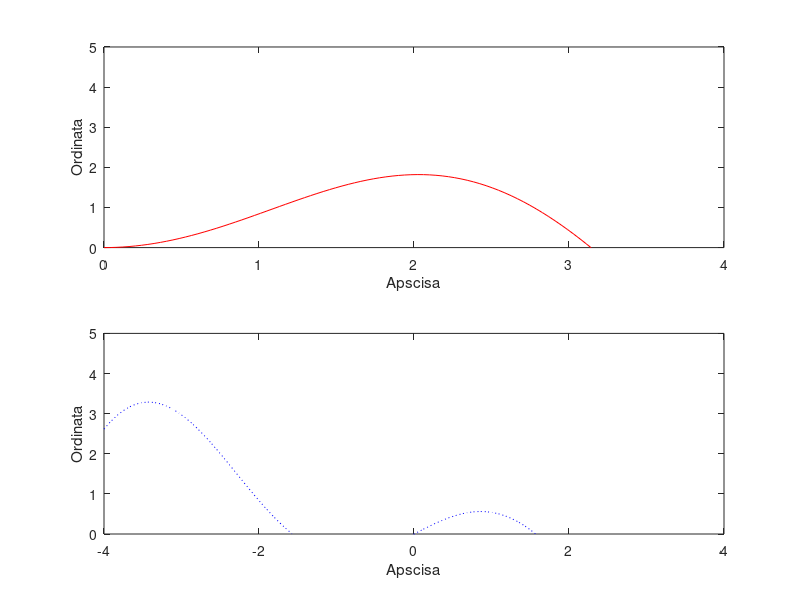

Source code (MATLAB):
% Zadatak 6.

% Nacrtajte gornje dvije funkcije f1 i f2 korištenjem funkcija plot na istu sliku ali u dva
% različita grafa - koristite funkciju subplot. Dobivenu sliku spremite u PNG datoteku.

clear
clc

x1 = linspace(0,4,100);
f1 = x1 .* sin(x1);

x2 = linspace(-4,4,100);
f2 = x2 .* cos(x2);

grid on
hold on

subplot(211)
plot(x1, f1, 'r-');
ylim([0,5])
xlabel('Apscisa')
ylabel('Ordinata')
hold on

subplot(212)
plot(x2, f2, 'b:');
ylim([0,5])
xlabel('Apscisa')
ylabel('Ordinata')
hold on
